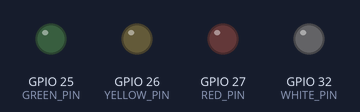
The sketch below on a simulated ESP32. On the bench: output pins drawn as LEDs (lit = HIGH). WiFi joins after 1.5 s; servers stay silent unless stated; what the sketch prints to the serial monitor is not drawn.

Above: at 0.1 s.
At 1.65 s:
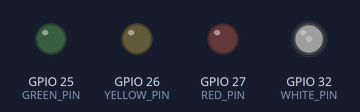
At 39.76 s:
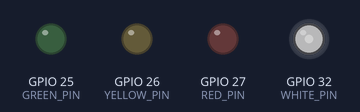
Timing chart, 0 to 40.0 s (numbered marks = the images above):
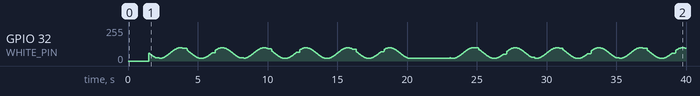

The sketch:

esp32_talk_ratio_v2.ino
```cpp
/**
 * ReadB - ESP32 Talk Ratio Lamp v2 (3색 신호등 + 흰색 상태등 + I2C LCD1602)
 *
 * 키트 부품만 사용: 단색 LED(빨/노/초) + 흰색 LED + LCD1602(I2C 백팩, QAPASS).
 * NeoPixel 없이 ESP32 PWM(analogWrite)으로 색을 '크로스페이드'해서 4단계 그라데이션 효과를 낸다.
 *
 * 아키텍처:
 *   Browser → Backend(AudioAnalyzer) → TalkSession(in-memory)
 *                                           ↓
 *                              GET /api/v1/meetings/{id}/talk-ratio/current
 *                                           ↓
 *                                   ESP32 (HTTP 2초 폴링)
 *                                           ↓
 *                       신호등 LED(PWM 크로스페이드) + 흰색 상태등 + LCD1602
 *
 * 필요 라이브러리 (Arduino IDE → 라이브러리 매니저):
 *   - ArduinoJson (Benoit Blanchon) v7+
 *   - LiquidCrystal I2C (Frank de Brabander)   // ★ LCD 쓸 때만 (USE_LCD 정의 시)
 *
 * ★ LCD가 없으면 그대로 두면 됨 — 기본은 LED만으로 동작(라이브러리 설치 불필요).
 *   LCD1602(I2C)가 있으면 아래 `// #define USE_LCD` 줄의 주석을 해제.
 *
 * 보드: ESP32 Dev Module
 *
 * ── 배선 ────────────────────────────────────────────
 *   초록 LED  : GPIO 25 → 220Ω → LED(+) → GND
 *   노랑 LED  : GPIO 26 → 220Ω → LED(+) → GND
 *   빨강 LED  : GPIO 27 → 220Ω → LED(+) → GND
 *   흰색 LED  : GPIO 32 → 220Ω → LED(+) → GND   (상태등)
 *   LCD(I2C)  : SDA→GPIO21, SCL→GPIO22, VCC→5V(VIN), GND→GND
 *   ※ LCD가 안 보이면 백팩의 파란 가변저항(대비)을 돌리고, 주소를 0x27↔0x3F로 바꿔본다.
 */

#include <WiFi.h>
#include <HTTPClient.h>
#include <ArduinoJson.h>

// ── LCD1602(I2C)가 있을 때만 아래 줄 주석 해제. 없으면 그대로 두면 LED만으로 동작 ──
// #define USE_LCD
#ifdef USE_LCD
#include <Wire.h>
#include <LiquidCrystal_I2C.h>
#endif

// ═══════════════════════════════════════════════════════
//  사용자 설정 (반드시 변경!)
// ═══════════════════════════════════════════════════════
const char* WIFI_SSID     = "YOUR_WIFI_SSID";
const char* WIFI_PASSWORD = "YOUR_WIFI_PASSWORD";

const char* BACKEND_HOST  = "192.168.0.100";  // 서버 PC 내부 IP (같은 WiFi)
const int   BACKEND_PORT  = 8080;
// 미팅 ID 불필요 — 서버가 '현재 진행 중인 세션'을 알아서 돌려줌 (전원만 꽂으면 어떤 미팅이든 자동 추적)

#ifdef USE_LCD
// LCD I2C 주소 — 보통 0x27, 안 되면 0x3F
#define LCD_ADDR 0x27
#endif

// ═══════════════════════════════════════════════════════
//  핀
// ═══════════════════════════════════════════════════════
const int GREEN_PIN = 25;
const int YELLOW_PIN = 26;
const int RED_PIN   = 27;
const int WHITE_PIN = 32;

// ═══════════════════════════════════════════════════════
//  동작 파라미터
// ═══════════════════════════════════════════════════════
const unsigned long POLL_INTERVAL_MS = 2000;  // 서버 폴링 주기
const int           HTTP_TIMEOUT_MS  = 3000;
const int           MAX_ERRORS       = 10;

// 발화비율 밴드 경계 (리더 %)
const double BAND_OK     = 50.0;   // <50  적정 (초록)
const double BAND_WATCH  = 65.0;   // 50~65 관찰 (초록→노랑)
const double BAND_WARN   = 75.0;   // 65~75 주의 (노랑→빨강=주황) / >75 과다(빨강)

#ifdef USE_LCD
LiquidCrystal_I2C lcd(LCD_ADDR, 16, 2);
#endif

// ─── 상태 ───────────────────────────────────────────
unsigned long lastPollTime = 0;
double currentLeaderRatio  = 0.0;
double currentMemberRatio  = 0.0;
bool   sessionActive       = false;
int    consecutiveErrors   = 0;
bool   wifiOk              = false;

// ─── 유틸 ───────────────────────────────────────────
int clampPwm(double v) {
  if (v < 0) return 0;
  if (v > 255) return 255;
  return (int)v;
}

// 0~1 호흡(사인) — 주기 periodMs
double breath(unsigned long now, unsigned long periodMs) {
  double phase = (double)(now % periodMs) / (double)periodMs;  // 0~1
  return (sin(phase * 2.0 * PI) + 1.0) / 2.0;                  // 0~1
}

// ─── 신호등 LED: 비율 → 색 크로스페이드 (매 루프 호출) ──
void renderTrafficLeds(double r, unsigned long now) {
  double g = 0, y = 0, rd = 0;  // 0~255

  if (r < BAND_OK) {
    // 적정: 초록
    g = 255;
  } else if (r < BAND_WATCH) {
    // 관찰: 초록 → 노랑 크로스페이드
    double t = (r - BAND_OK) / (BAND_WATCH - BAND_OK);  // 0~1
    g = 255 * (1.0 - t);
    y = 255 * t;
  } else if (r < BAND_WARN) {
    // 주의: 노랑 + 빨강(상승) = 주황
    double t = (r - BAND_WATCH) / (BAND_WARN - BAND_WATCH); // 0~1
    y = 255 * (1.0 - 0.4 * t);   // 노랑 약간 줄이며
    rd = 255 * t;                // 빨강 올림
  } else {
    // 과다: 빨강 + 호흡(비율 높을수록 빠르게)
    double over = (r - BAND_WARN) / (100.0 - BAND_WARN);    // 0~1
    unsigned long period = (unsigned long)(900 - 500 * over); // 900→400ms
    if (period < 250) period = 250;
    double b = 0.45 + 0.55 * breath(now, period);          // 0.45~1.0
    rd = 255 * b;
  }

  analogWrite(GREEN_PIN, clampPwm(g));
  analogWrite(YELLOW_PIN, clampPwm(y));
  analogWrite(RED_PIN, clampPwm(rd));
}

void ledsOff() {
  analogWrite(GREEN_PIN, 0);
  analogWrite(YELLOW_PIN, 0);
  analogWrite(RED_PIN, 0);
}

// 흰색 상태등: 대기 중 은은한 호흡 / 세션 중 OFF
void renderWhite(unsigned long now) {
  if (sessionActive && wifiOk) {
    analogWrite(WHITE_PIN, 0);
  } else if (wifiOk) {
    analogWrite(WHITE_PIN, clampPwm(20 + 80 * breath(now, 3000)));   // 대기: 은은한 호흡
  } else {
    analogWrite(WHITE_PIN, clampPwm(60 + 195 * breath(now, 700)));   // 미연결: 빠른 호흡 (멈춤 아님 표시)
  }
}

// ─── LCD (USE_LCD 정의 시에만 실제 동작, 아니면 빈 함수) ──
#ifdef USE_LCD
void lcdShowBoot() {
  lcd.clear();
  lcd.setCursor(0, 0); lcd.print("ReadB Talk Ratio");
  lcd.setCursor(0, 1); lcd.print("Booting...");
}

void lcdShowWaiting() {
  lcd.clear();
  lcd.setCursor(0, 0); lcd.print("ReadB Talk Ratio");
  lcd.setCursor(0, 1); lcd.print(wifiOk ? "Waiting session" : "WiFi connect...");
}

void lcdShowRatio() {
  // Row0: L:65%  M:35%
  char line0[17];
  snprintf(line0, sizeof(line0), "L:%3d%%   M:%3d%%",
           (int)(currentLeaderRatio + 0.5), (int)(currentMemberRatio + 0.5));
  lcd.setCursor(0, 0);
  lcd.print(line0);

  // Row1: 16칸 막대 (리더 비율) — 채워진 칸은 풀블록(255)
  int blocks = (int)(currentLeaderRatio / 100.0 * 16.0 + 0.5);
  if (blocks < 0) blocks = 0; if (blocks > 16) blocks = 16;
  lcd.setCursor(0, 1);
  for (int i = 0; i < 16; i++) lcd.write(i < blocks ? (uint8_t)255 : ' ');
}
#else
inline void lcdShowBoot() {}
inline void lcdShowWaiting() {}
inline void lcdShowRatio() {}
#endif

// ─── WiFi ───────────────────────────────────────────
void connectWiFi() {
  Serial.print("[WiFi] connecting: "); Serial.println(WIFI_SSID);
  WiFi.mode(WIFI_STA);
  WiFi.begin(WIFI_SSID, WIFI_PASSWORD);
  int attempts = 0;
  while (WiFi.status() != WL_CONNECTED && attempts < 30) {
    delay(500); Serial.print("."); attempts++;
  }
  wifiOk = (WiFi.status() == WL_CONNECTED);
  Serial.println();
  if (wifiOk) {
    Serial.print("[WiFi] OK, IP: "); Serial.println(WiFi.localIP());
  } else {
    Serial.println("[WiFi] FAILED, retry later");
  }
}

// ─── HTTP 폴링 ──────────────────────────────────────
bool pollTalkRatio() {
  if (WiFi.status() != WL_CONNECTED) { wifiOk = false; return false; }

  HTTPClient http;
  // 미팅 ID 없이 '현재 진행 중인' 세션을 폴링 (서버가 활성 세션 판단)
  String url = String("http://") + BACKEND_HOST + ":" + BACKEND_PORT
             + "/api/v1/talk-ratio/active";
  http.begin(url);
  http.setTimeout(HTTP_TIMEOUT_MS);
  http.addHeader("Accept", "application/json");

  int code = http.GET();
  if (code != 200) {
    Serial.printf("[HTTP] code: %d\n", code);
    http.end();
    return false;
  }

  String payload = http.getString();
  http.end();

  JsonDocument doc;
  if (deserializeJson(doc, payload)) { Serial.println("[JSON] parse error"); return false; }
  if (!(doc["success"] | false)) { Serial.println("[API] success=false"); return false; }

  // 응답: {"data":{"active":true,"meetingId":85,"leaderRatio":65.3,"memberRatio":34.7}}
  sessionActive = doc["data"]["active"] | false;
  currentLeaderRatio = doc["data"]["leaderRatio"] | 0.0;
  currentMemberRatio = doc["data"]["memberRatio"] | 0.0;
  Serial.printf("[Talk] active=%d L:%.1f%% M:%.1f%%\n",
                sessionActive, currentLeaderRatio, currentMemberRatio);
  return true;
}

// ═══════════════════════════════════════════════════════
//  setup / loop
// ═══════════════════════════════════════════════════════
void setup() {
  Serial.begin(115200);
  Serial.println("\n=== ReadB ESP32 Talk Ratio Lamp v2 ===");

  pinMode(GREEN_PIN, OUTPUT);
  pinMode(YELLOW_PIN, OUTPUT);
  pinMode(RED_PIN, OUTPUT);
  pinMode(WHITE_PIN, OUTPUT);
  ledsOff();

#ifdef USE_LCD
  Wire.begin(21, 22);   // ESP32 기본 I2C: SDA=21, SCL=22
  lcd.init();
  lcd.backlight();
#endif
  lcdShowBoot();

  connectWiFi();
  WiFi.setAutoReconnect(true);   // 끊겨도 백그라운드 자동 재연결 (loop에서 블로킹 안 함)
  WiFi.persistent(true);
  lcdShowWaiting();
}

void loop() {
  unsigned long now = millis();

  // WiFi 끊기면 — 블로킹 재연결 대신 백그라운드 자동 재연결에 맡기고 흰 LED 애니메이션은 계속
  if (WiFi.status() != WL_CONNECTED) {
    if (wifiOk) { wifiOk = false; lcdShowWaiting(); }  // 막 끊긴 순간 1회만 LCD 갱신
    sessionActive = false;
    ledsOff();
    renderWhite(now);
    delay(20);
    return;
  }
  if (!wifiOk) { wifiOk = true; lcdShowWaiting(); }  // 막 복구된 순간 1회 갱신

  // 주기적 서버 폴링 + LCD 갱신
  if (now - lastPollTime >= POLL_INTERVAL_MS) {
    lastPollTime = now;
    bool ok = pollTalkRatio();
    if (ok) {
      consecutiveErrors = 0;
      if (sessionActive) lcdShowRatio();
      else lcdShowWaiting();
    } else if (++consecutiveErrors >= MAX_ERRORS) {
      Serial.println("[Error] too many errors, reconnect WiFi");
      WiFi.disconnect(); delay(1000); connectWiFi(); consecutiveErrors = 0;
    }
  }

  // LED는 매 루프 갱신 (크로스페이드·호흡 부드럽게)
  if (sessionActive) {
    renderTrafficLeds(currentLeaderRatio, now);
    analogWrite(WHITE_PIN, 0);
  } else {
    ledsOff();
    renderWhite(now);
  }

  delay(20);  // ~50fps
}
```
